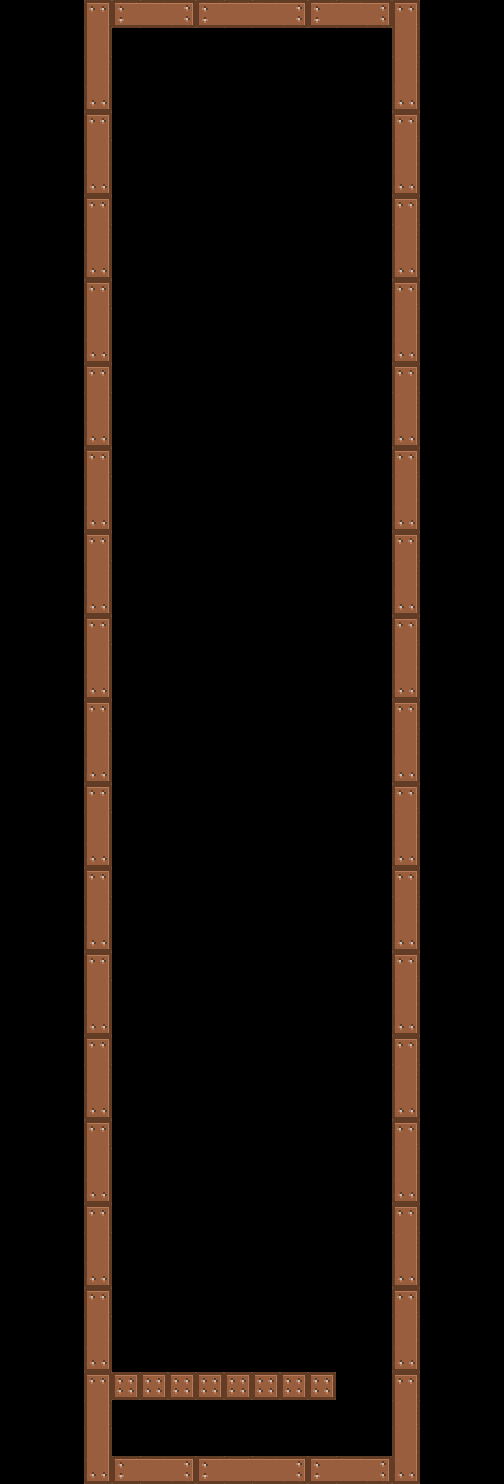

This game map was drawn from its Tiled (.tmx) file and the tilesets committed beside it. A one-line description and the trimmed map source follow:
An orthogonal 18x53 tile map with 28x28 px tiles, 2 tile layers (sky, collision) and 98 objects.

<map version="1.2" tiledversion="1.2.1" orientation="orthogonal" renderorder="right-down" width="18" height="53" tilewidth="28" tileheight="28" infinite="0" nextlayerid="113" nextobjectid="1655">
 <tileset firstgid="1" name="GallinatorSprite" tilewidth="28" tileheight="28" tilecount="100" columns="10">
  <image source="../images/GallinatorTile.png" width="280" height="280" />
  <tile id="0">
   <properties>
    <property name="Class" value="Cloud" />
   </properties>
  </tile>
  <tile id="1">
   <properties>
    <property name="Class" value="Tronco" />
   </properties>
  </tile>
  <tile id="2">
   <properties>
    <property name="Class" value="Chupachups" />
   </properties>
  </tile>
  <tile id="3">
   <properties>
    <property name="Class" value="Bastoncillo" />
   </properties>
  </tile>
  <tile id="4">
   <properties>
    <property name="Class" value="ChocoBlanco" />
   </properties>
  </tile>
  <tile id="5">
   <properties>
    <property name="Class" value="ChocoNegro" />
   </properties>
  </tile>
  <tile id="6">
   <properties>
    <property name="Class" value="Egipto1" />
   </properties>
  </tile>
  <tile id="7">
   <properties>
    <property name="Class" value="Egipto2" />
   </properties>
  </tile>
  <tile id="8">
   <properties>
    <property name="Class" value="Espada" />
   </properties>
  </tile>
  <tile id="9">
   <properties>
    <property name="Class" value="Flauta" />
   </properties>
  </tile>
  <tile id="10">
   <properties>
    <property name="Class" value="Hueso" />
   </properties>
  </tile>
  <tile id="11">
   <properties>
    <property name="Class" value="HuesoDino" />
   </properties>
  </tile>
  <tile id="12">
   <properties>
    <property name="Class" value="Jabon" />
   </properties>
  </tile>
  <tile id="13">
   <properties>
    <property name="Class" value="Ladrillo" />
   </properties>
  </tile>
  <tile id="14">
   <properties>
    <property name="Class" value="Lanza" />
   </properties>
  </tile>
  <tile id="15">
   <properties>
    <property name="Class" value="Lapiz" />
   </properties>
  </tile>
  <tile id="16">
   <properties>
    <property name="Class" value="Manilla" />
   </properties>
  </tile>
  <tile id="17">
   <properties>
    <property name="Class" value="Nave" />
   </properties>
  </tile>
  <tile id="18">
   <properties>
    <property name="Class" value="Pincel" />
   </properties>
  </tile>
  <tile id="19">
   <properties>
    <property name="Class" value="Pompero" />
   </properties>
  </tile>
  <tile id="20">
   <properties>
    <property name="Class" value="Roca" />
   </properties>
  </tile>
  <tile id="21">
   <properties>
    <property name="Class" value="Surf" />
   </properties>
  </tile>
  <tile id="22">
   <properties>
    <property name="Class" value="Tornillo" />
   </properties>
  </tile>
  <tile id="23">
   <properties>
    <property name="Class" value="Trineo" />
   </properties>
  </tile>
  <tile id="24">
   <properties>
    <property name="Class" value="Trompeta" />
   </properties>
  </tile>
  <tile id="25">
   <properties>
    <property name="Class" value="Via" />
   </properties>
  </tile>
  <tile id="26">
   <properties>
    <property name="Class" value="Viga" />
   </properties>
  </tile>
  <tile id="27">
   <properties>
    <property name="Class" value="Zanahoria" />
   </properties>
  </tile>
  <tile id="80">
   <properties>
    <property name="Class" value="Pizza" />
   </properties>
  </tile>
  <tile id="81">
   <properties>
    <property name="Class" value="Hamburger" />
   </properties>
  </tile>
  <tile id="82">
   <properties>
    <property name="Class" value="Reloj" />
   </properties>
  </tile>
  <tile id="83">
   <properties>
    <property name="Class" value="Helado" />
   </properties>
  </tile>
  <tile id="84">
   <properties>
    <property name="Class" value="Maiz" />
   </properties>
  </tile>
  <tile id="85">
   <properties>
    <property name="Class" value="Polo" />
   </properties>
  </tile>
  <tile id="86">
   <properties>
    <property name="Class" value="Trigo" />
   </properties>
  </tile>
  <tile id="87">
   <properties>
    <property name="Class" value="Muelle" />
   </properties>
  </tile>
  <tile id="88">
   <properties>
    <property name="Class" value="ChangeDirection" />
   </properties>
  </tile>
  <tile id="89">
   <properties>
    <property name="Class" value="Zorro" />
   </properties>
  </tile>
  <tile id="90">
   <properties>
    <property name="Class" value="Player" />
   </properties>
  </tile>
  <tile id="91">
   <properties>
    <property name="Class" value="Home" />
   </properties>
  </tile>
  <tile id="92">
   <properties>
    <property name="Class" value="Egg" />
   </properties>
  </tile>
  <tile id="93">
   <properties>
    <property name="Class" value="EggGolden" />
   </properties>
  </tile>
 </tileset>
 <layer id="111" name="sky" width="18" height="53">
  <properties>
   <property name="boundingBox" value="true" />
   <property name="type" value="0" />
  </properties>
  <data>[954 cells, 12 non-empty, 1 distinct tile ids]</data>
 </layer>
 <layer id="112" name="collision" width="18" height="53">
  <properties>
   <property name="collision" value="true" />
  </properties>
  <data>[954 cells, 134 non-empty, 7 distinct tile ids]</data>
 </layer>
 <objectgroup id="89" name="home">
  <object id="1528" gid="92" x="224" y="121" width="28" height="28" />
  <object id="1639" gid="93" x="224" y="952" width="28" height="28" />
  <object id="1640" gid="93" x="224" y="1008" width="28" height="28" />
  <object id="1641" gid="93" x="224" y="1064" width="28" height="28" />
  <object id="1642" gid="93" x="252" y="1064" width="28" height="28" />
  <object id="1643" gid="93" x="252" y="1008" width="28" height="28" />
  <object id="1644" gid="93" x="252" y="952" width="28" height="28" />
  <object id="1645" gid="93" x="224" y="812" width="28" height="28" />
  <object id="1646" gid="93" x="252" y="812" width="28" height="28" />
  <object id="1647" gid="93" x="175" y="112" width="28" height="28" />
  <object id="1648" gid="93" x="336" y="140" width="28" height="28" />
  <object id="1649" gid="93" x="336" y="168" width="28" height="28" />
  <object id="1650" gid="93" x="336" y="196" width="28" height="28" />
  <object id="1651" gid="93" x="140" y="308" width="28" height="28" />
  <object id="1652" gid="93" x="168" y="476" width="28" height="28" />
  <object id="1653" gid="94" x="224" y="364" width="28" height="28" />
 </objectgroup>
 <objectgroup id="90" name="player and eggs">
  <object id="1529" gid="91" x="308" y="280" width="28" height="28" />
  <object id="1553" gid="93" x="168" y="1456" width="28" height="28" />
  <object id="1558" gid="90" x="112" y="1456" width="28" height="28" />
  <object id="1559" gid="90" x="168" y="1372" width="28" height="28" />
  <object id="1560" gid="93" x="140" y="1456" width="28" height="28" />
  <object id="1561" gid="93" x="196" y="1456" width="28" height="28" />
  <object id="1562" gid="93" x="224" y="1456" width="28" height="28" />
  <object id="1563" gid="93" x="252" y="1456" width="28" height="28" />
  <object id="1564" gid="93" x="280" y="1456" width="28" height="28" />
  <object id="1565" gid="93" x="112" y="1456" width="28" height="28" />
  <object id="1566" gid="93" x="112" y="1428" width="28" height="28" />
  <object id="1567" gid="93" x="140" y="1428" width="28" height="28" />
  <object id="1568" gid="93" x="168" y="1428" width="28" height="28" />
  <object id="1569" gid="93" x="196" y="1428" width="28" height="28" />
  <object id="1570" gid="93" x="224" y="1428" width="28" height="28" />
  <object id="1571" gid="93" x="252" y="1428" width="28" height="28" />
  </objectgroup>
 <objectgroup id="94" name="clouds">
  <!-- 16 objects omitted --></objectgroup>
</map>
<!-- 66 of 98 objects omitted -->
